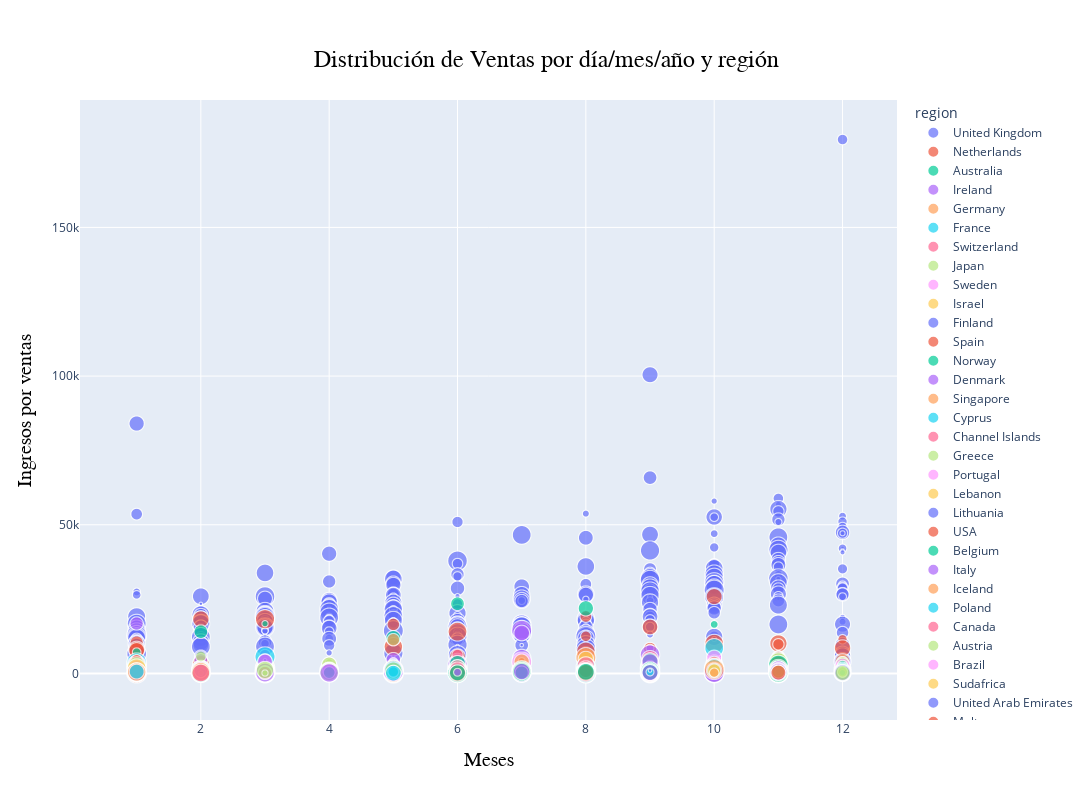

The notebook cell saved with this chart:
### Code cell
#Creamos una visualizacion para ver la distribucion de ventas.
fig = px.scatter(filtered_df_new, x="months", y="total", color="region",
                 size='days', hover_data=['years'],
                 title='Distribucion de Ventas por dia/mes/año y region')

fig.update_layout(
    title={
        'text': 'Distribución de Ventas por día/mes/año y región', 
        'x': 0.5, 
        'xanchor': 'center', 
        'yanchor': 'top', 
        'font': {'size': 24, 'family': 'Arial', 'color': 'black'}
    },
    xaxis_title={
        'text': 'Meses', 
        'font': {'size': 20, 'family': 'Arial', 'color': 'black'}
    },
    yaxis_title={
        'text': 'Ingresos por ventas', 
        'font': {'size': 20, 'family': 'Arial', 'color': 'black'}
    },
    width=1200,
    height=800
)

fig.show()

### Figure 1 — Plotly figure (JSON) as saved in the notebook; plotly's stock layout.template omitted (floating-point values rounded to 4 significant figures; data arrays with more than 128 entries replaced by an {"elided": "..."} marker saying what was removed)
{"data": [{"customdata": {"elided": "305x1 int values"}, "hovertemplate": "region=United Kingdom<br>months=%{x}<br>total=%{y}<br>days=%{marker.size}<br>years=%{customdata[0]}<extra></extra>", "legendgroup": "United Kingdom", "marker": {"color": "#636efa", "size": {"elided": "305 int values"}, "sizemode": "area", "sizeref": 0.0775, "symbol": "circle"}, "mode": "markers", "name": "United Kingdom", "showlegend": true, "type": "scattergl", "x": {"elided": "305 int values"}, "xaxis": "x", "y": {"elided": "305 float values"}, "yaxis": "y"}, {"customdata": [[2020], [2020], [2020], [2020], [2020], [2020], [2020], [2020], [2020], [2020], [2020], [2020], [2020], [2020], [2019], [2020], [2020], [2020], [2020], [2020], [2020], [2020], [2020], [2020], [2020], [2020], [2020], [2020], [2020], [2020], [2020], [2020], [2020], [2020], [2020], [2020], [2020], [2020], [2020], [2020], [2020], [2020], [2020], [2020], [2020], [2020], [2020], [2020], [2020], [2020], [2019], [2020], [2020], [2020], [2020], [2020], [2020], [2020], [2020], [2020], [2020], [2019], [2020]], "hovertemplate": "region=Netherlands<br>months=%{x}<br>total=%{y}<br>days=%{marker.size}<br>years=%{customdata[0]}<extra></extra>", "legendgroup": "Netherlands", "marker": {"color": "#EF553B", "size": [20, 11, 21, 29, 12, 19, 28, 9, 7, 14, 23, 27, 10, 26, 21, 13, 21, 19, 26, 19, 1, 2, 21, 22, 5, 8, 30, 25, 25, 8, 12, 22, 22, 11, 6, 18, 28, 21, 31, 23, 9, 3, 18, 6, 20, 20, 8, 22, 16, 1, 1, 9, 7, 20, 18, 31, 20, 30, 14, 5, 9, 20, 20], "sizemode": "area", "sizeref": 0.0775, "symbol": "circle"}, "mode": "markers", "name": "Netherlands", "showlegend": true, "type": "scattergl", "x": [10, 8, 2, 3, 5, 9, 6, 8, 12, 1, 11, 10, 11, 5, 12, 9, 1, 1, 8, 6, 6, 11, 10, 2, 4, 9, 3, 3, 5, 2, 8, 9, 11, 5, 10, 5, 4, 6, 5, 8, 3, 6, 10, 6, 1, 5, 12, 3, 11, 2, 12, 9, 10, 6, 11, 1, 11, 11, 3, 10, 6, 12, 7], "xaxis": "x", "y": [25830.0, 19150.0, 18280.0, 18250.0, 16480.0, 15620.0, 14030.0, 12500.0, 11480.0, 10390.0, 10080.0, 9995.0, 9793.0, 8981.0, 8521.0, 8281.0, 8060.0, 7722.0, 7428.0, 5683.0, 5423.0, 4487.0, 3221.0, 3212.0, 2284.0, 1947.0, 1807.0, 1414.0, 1392, 1156.0, 825.6, 814.6, 719.6, 716.4, 691.5, 672.4, 602.4, 592.7, 438.0, 424.8, 414.8, 404.8, 403.9, 397.6, 305.3, 264.7, 250.6, 220.7, 217.5, 184.4, 177.6, 171.6, 156.9, 154.7, 136, 119.5, 104.2, 104, 102.9, 76.85, 69, 55.96, 11.02], "yaxis": "y"}, {"customdata": [[2020], [2020], [2020], [2020], [2020], [2020], [2020], [2020], [2020], [2020], [2020], [2020], [2020], [2020], [2020], [2020], [2020], [2020], [2020], [2020], [2020], [2020], [2020], [2020], [2020], [2020], [2020], [2019], [2020], [2020], [2020], [2019], [2020], [2020], [2020], [2019], [2020], [2020], [2020], [2020], [2020], [2020], [2020]], "hovertemplate": "region=Australia<br>months=%{x}<br>total=%{y}<br>days=%{marker.size}<br>years=%{customdata[0]}<extra></extra>", "legendgroup": "Australia", "marker": {"color": "#00cc96", "size": [15, 18, 3, 5, 15, 17, 6, 15, 1, 13, 30, 14, 25, 20, 6, 28, 19, 2, 12, 4, 16, 24, 12, 23, 11, 17, 8, 17, 27, 28, 3, 1, 24, 24, 7, 8, 19, 9, 14, 5, 26, 20, 10], "sizemode": "area", "sizeref": 0.0775, "symbol": "circle"}, "mode": "markers", "name": "Australia", "showlegend": true, "type": "scattergl", "x": [6, 8, 3, 10, 2, 5, 1, 11, 9, 7, 6, 7, 9, 5, 10, 9, 7, 11, 8, 11, 9, 7, 5, 5, 1, 1, 4, 12, 2, 1, 11, 12, 11, 3, 2, 12, 1, 3, 1, 9, 7, 1, 1], "xaxis": "x", "y": [23430.0, 21880.0, 16730.0, 16470.0, 14020.0, 11920.0, 7154.0, 5355.0, 2942.0, 2796.0, 1761.0, 902.1, 825.9, 766.4, 678.8, 671.5, 641.7, 624.2, 608.8, 601.4, 519.9, 505.5, 475.2, 472.1, 462.5, 431.3, 421.6, 415.7, 412.6, 384.7, 375.2, 358.2, 286.4, 286.2, 259.9, 258.9, 238.5, 210.9, 177.0, 147.7, 118.8, 87.75, 81.6], "yaxis": "y"}, {"customdata": {"elided": "153x1 int values"}, "hovertemplate": "region=Ireland<br>months=%{x}<br>total=%{y}<br>days=%{marker.size}<br>years=%{customdata[0]}<extra></extra>", "legendgroup": "Ireland", "marker": {"color": "#ab63fa", "size": {"elided": "153 int values"}, "sizemode": "area", "sizeref": 0.0775, "symbol": "circle"}, "mode": "markers", "name": "Ireland", "showlegend": true, "type": "scattergl", "x": {"elided": "153 int values"}, "xaxis": "x", "y": {"elided": "153 float values"}, "yaxis": "y"}, {"customdata": {"elided": "200x1 int values"}, "hovertemplate": "region=Germany<br>months=%{x}<br>total=%{y}<br>days=%{marker.size}<br>years=%{customdata[0]}<extra></extra>", "legendgroup": "Germany", "marker": {"color": "#FFA15A", "size": {"elided": "200 int values"}, "sizemode": "area", "sizeref": 0.0775, "symbol": "circle"}, "mode": "markers", "name": "Germany", "showlegend": true, "type": "scattergl", "x": {"elided": "200 int values"}, "xaxis": "x", "y": {"elided": "200 float values"}, "yaxis": "y"}, {"customdata": {"elided": "203x1 int values"}, "hovertemplate": "region=France<br>months=%{x}<br>total=%{y}<br>days=%{marker.size}<br>years=%{customdata[0]}<extra></extra>", "legendgroup": "France", "marker": {"color": "#19d3f3", "size": {"elided": "203 int values"}, "sizemode": "area", "sizeref": 0.0775, "symbol": "circle"}, "mode": "markers", "name": "France", "showlegend": true, "type": "scattergl", "x": {"elided": "203 int values"}, "xaxis": "x", "y": {"elided": "203 float values"}, "yaxis": "y"}, {"customdata": [[2020], [2020], [2020], [2020], [2020], [2020], [2020], [2020], [2020], [2020], [2020], [2020], [2019], [2020], [2020], [2020], [2020], [2020], [2020], [2020], [2020], [2020], [2020], [2020], [2020], [2020], [2020], [2020], [2020], [2020], [2020], [2020], [2020], [2020], [2020], [2020], [2020], [2019], [2020], [2020], [2020], [2020], [2020], [2020], [2020]], "hovertemplate": "region=Switzerland<br>months=%{x}<br>total=%{y}<br>days=%{marker.size}<br>years=%{customdata[0]}<extra></extra>", "legendgroup": "Switzerland", "marker": {"color": "#FF6692", "size": [6, 10, 22, 2, 19, 5, 5, 11, 28, 25, 24, 31, 20, 18, 21, 30, 26, 31, 14, 19, 25, 8, 12, 26, 14, 26, 28, 4, 8, 25, 29, 28, 1, 9, 23, 9, 24, 3, 29, 10, 11, 20, 15, 25, 21], "sizemode": "area", "sizeref": 0.0775, "symbol": "circle"}, "mode": "markers", "name": "Switzerland", "showlegend": true, "type": "scattergl", "x": [11, 6, 9, 8, 1, 10, 5, 10, 9, 10, 2, 7, 12, 11, 4, 3, 10, 5, 9, 8, 7, 7, 10, 7, 4, 6, 1, 2, 6, 3, 9, 2, 7, 3, 11, 5, 6, 12, 11, 8, 11, 4, 4, 2, 9], "xaxis": "x", "y": [6208.0, 6207.0, 4861.0, 4009.0, 3485.0, 2540.0, 2388.0, 1528.0, 1491.0, 1436.0, 1340.0, 1045.0, 1002.0, 925.6, 849.7, 780.2, 755.6, 746.4, 743.3, 668.6, 656, 626.9, 596.4, 593.7, 549.2, 547.0, 546.6, 533.3, 492.7, 450.8, 425.5, 361.9, 360.8, 359.3, 348.6, 315.3, 297.4, 223.4, 222.5, 212.7, 212.6, 179, 179, 139.3, 4.95], "yaxis": "y"}, {"customdata": [[2020], [2020], [2019], [2020], [2020], [2020], [2019], [2020], [2020], [2020], [2020], [2019], [2020], [2020], [2020], [2020], [2020], [2020]], "hovertemplate": "region=Japan<br>months=%{x}<br>total=%{y}<br>days=%{marker.size}<br>years=%{customdata[0]}<extra></extra>", "legendgroup": "Japan", "marker": {"color": "#B6E880", "size": [9, 17, 9, 27, 29, 5, 12, 18, 26, 22, 13, 5, 24, 14, 4, 4, 7, 2], "sizemode": "area", "sizeref": 0.0775, "symbol": "circle"}, "mode": "markers", "name": "Japan", "showlegend": true, "type": "scattergl", "x": [2, 11, 12, 7, 11, 4, 12, 4, 10, 6, 5, 12, 7, 9, 2, 3, 3, 3], "xaxis": "x", "y": [5735.0, 4808.0, 3794.0, 3680.0, 3652.0, 3599.0, 3591.0, 2949.0, 1948.0, 1607.0, 1351.0, 320.1, 174, 112.1, 45.57, 17.55, 16.05, 15.3], "yaxis": "y"}, {"customdata": [[2020], [2020], [2020], [2020], [2020], [2020], [2019], [2020], [2020], [2019], [2020], [2020], [2020], [2020], [2020], [2020], [2020], [2020], [2020], [2020], [2020], [2020], [2020], [2020], [2020], [2020], [2020], [2020], [2020], [2020], [2020], [2020], [2020]], "hovertemplate": "region=Sweden<br>months=%{x}<br>total=%{y}<br>days=%{marker.size}<br>years=%{customdata[0]}<extra></extra>", "legendgroup": "Sweden", "marker": {"color": "#FF97FF", "size": [17, 14, 13, 31, 28, 6, 17, 12, 14, 14, 4, 6, 1, 30, 15, 4, 23, 2, 9, 27, 25, 22, 5, 11, 24, 16, 15, 8, 10, 30, 2, 18, 11], "sizemode": "area", "sizeref": 0.0775, "symbol": "circle"}, "mode": "markers", "name": "Sweden", "showlegend": true, "type": "scattergl", "x": [10, 3, 9, 7, 1, 7, 12, 5, 11, 12, 8, 11, 2, 10, 4, 1, 6, 9, 6, 4, 8, 11, 12, 11, 3, 8, 11, 8, 3, 9, 6, 5, 5], "xaxis": "x", "y": [5297.0, 4400.0, 4114.0, 3867.0, 2939.0, 2825.0, 2646.0, 2558.0, 1238.0, 1188, 612, 511.7, 469.5, 374.2, 366.1, 347.6, 310.5, 291.4, 283.9, 283, 273.9, 246.7, 238, 183.7, 157.9, 145.9, 141.7, 129.1, 122.4, 111.7, 81.55, 75.6, 8.5], "yaxis": "y"}, {"customdata": [[2020], [2020], [2020], [2020]], "hovertemplate": "region=Israel<br>months=%{x}<br>total=%{y}<br>days=%{marker.size}<br>years=%{customdata[0]}<extra></extra>", "legendgroup": "Israel", "marker": {"color": "#FECB52", "size": [18, 14, 16, 4], "sizemode": "area", "sizeref": 0.0775, "symbol": "circle"}, "mode": "markers", "name": "Israel", "showlegend": true, "type": "scattergl", "x": [8, 7, 2, 10], "xaxis": "x", "y": [4874.0, 1431.0, 779.1, 138.0], "yaxis": "y"}, {"customdata": [[2020], [2020], [2020], [2020], [2020], [2019], [2020], [2020], [2020], [2020], [2020], [2020], [2020], [2020], [2020], [2020], [2020], [2020], [2020], [2020], [2020], [2020], [2020], [2020], [2020], [2020], [2020], [2020], [2020], [2020], [2020], [2020], [2020], [2020], [2020]], "hovertemplate": "region=Finland<br>months=%{x}<br>total=%{y}<br>days=%{marker.size}<br>years=%{customdata[0]}<extra></extra>", "legendgroup": "Finland", "marker": {"color": "#636efa", "size": [1, 14, 4, 1, 12, 16, 21, 27, 21, 19, 11, 13, 5, 30, 26, 14, 5, 23, 20, 4, 13, 23, 25, 4, 2, 11, 2, 25, 29, 15, 31, 22, 24, 30, 17], "sizemode": "area", "sizeref": 0.0775, "symbol": "circle"}, "mode": "markers", "name": "Finland", "showlegend": true, "type": "scattergl", "x": [3, 7, 11, 12, 10, 12, 4, 10, 1, 7, 8, 10, 7, 11, 8, 11, 4, 6, 3, 8, 9, 11, 9, 10, 12, 4, 9, 1, 11, 4, 10, 9, 2, 3, 11], "xaxis": "x", "y": [4418.0, 1390.0, 1067.0, 810, 758.9, 652.8, 602, 581.8, 581.6, 573.9, 485.1, 480.5, 472.4, 449.1, 330.6, 328.3, 327, 289.6, 289.2, 280.8, 279.6, 270, 270, 270, 262.8, 253.7, 190.3, 187.4, 187.2, 186.2, 174.9, 165.6, 165.2, 158.4, 154.3], "yaxis": "y"}, {"customdata": [[2020], [2020], [2020], [2020], [2020], [2020], [2020], [2020], [2020], [2020], [2020], [2020], [2020], [2020], [2020], [2020], [2020], [2020], [2020], [2020], [2020], [2020], [2020], [2020], [2020], [2019], [2020], [2020], [2020], [2020], [2020], [2019], [2020], [2020], [2020], [2020], [2020], [2020], [2020], [2020], [2020], [2020], [2020], [2020], [2020], [2020], [2020], [2020], [2020], [2020], [2020], [2020], [2020], [2020], [2020], [2020], [2020], [2020], [2020], [2020], [2020], [2020], [2020], [2019], [2020], [2019], [2020], [2020], [2020], [2020], [2020], [2020], [2020], [2020], [2020]], "hovertemplate": "region=Spain<br>months=%{x}<br>total=%{y}<br>days=%{marker.size}<br>years=%{customdata[0]}<extra></extra>", "legendgroup": "Spain", "marker": {"color": "#EF553B", "size": [11, 4, 14, 23, 30, 27, 10, 28, 25, 4, 17, 31, 22, 21, 7, 16, 20, 16, 18, 23, 24, 5, 19, 21, 28, 13, 4, 10, 9, 4, 28, 3, 18, 9, 25, 3, 8, 19, 24, 4, 6, 7, 8, 7, 26, 14, 28, 24, 21, 3, 11, 6, 20, 25, 27, 1, 3, 19, 20, 11, 6, 16, 17, 9, 29, 17, 24, 7, 6, 31, 24, 19, 26, 26, 21], "sizemode": "area", "sizeref": 0.0775, "symbol": "circle"}, "mode": "markers", "name": "Spain", "showlegend": true, "type": "scattergl", "x": [1, 7, 10, 11, 10, 1, 1, 8, 7, 5, 11, 5, 3, 4, 1, 3, 11, 6, 10, 9, 3, 9, 9, 9, 3, 12, 11, 11, 6, 8, 7, 12, 1, 2, 3, 2, 11, 6, 8, 3, 5, 7, 9, 10, 10, 2, 4, 10, 11, 11, 7, 6, 10, 9, 9, 2, 6, 10, 7, 4, 7, 8, 8, 12, 11, 12, 11, 12, 12, 8, 1, 1, 6, 5, 8], "xaxis": "x", "y": [4396.0, 4146.0, 3528.0, 2990, 1896.0, 1716.0, 1716.0, 1246.0, 1190.0, 1156.0, 1128.0, 1110.0, 1086.0, 1079.0, 1027.0, 995.0, 982.2, 942.0, 935.5, 925.7, 916.8, 896.4, 859.6, 824.8, 817.5, 741.0, 738.6, 725.0, 688.7, 671.4, 643.9, 620, 597.0, 594.1, 544.1, 505.2, 489.7, 481.0, 453.3, 415.8, 410.6, 407.4, 404.0, 366.8, 365.4, 362.2, 352.3, 345.3, 343.5, 316.7, 312.9, 302.0, 290.8, 288.2, 262.5, 261.0, 236.4, 236.3, 217.5, 213.9, 202.5, 200.2, 175.8, 174.7, 170.7, 168, 150.5, 144.2, 144.1, 138.4, 129.4, 112.9, 67.2, 20.4, 13.25], "yaxis": "y"}, {"customdata": [[2020], [2020], [2020], [2020], [2020], [2019], [2020], [2019], [2020], [2020], [2020], [2020], [2020], [2020], [2020], [2020], [2020], [2020], [2020], [2020], [2020], [2020], [2020], [2020], [2020], [2020], [2020], [2020]], "hovertemplate": "region=Norway<br>months=%{x}<br>total=%{y}<br>days=%{marker.size}<br>years=%{customdata[0]}<extra></extra>", "legendgroup": "Norway", "marker": {"color": "#00cc96", "size": [19, 20, 30, 9, 9, 1, 21, 8, 27, 25, 28, 12, 22, 18, 12, 15, 10, 1, 6, 16, 2, 20, 3, 28, 17, 22, 5, 1], "sizemode": "area", "sizeref": 0.0775, "symbol": "circle"}, "mode": "markers", "name": "Norway", "showlegend": true, "type": "scattergl", "x": [9, 6, 11, 12, 9, 12, 6, 12, 10, 11, 10, 8, 7, 11, 10, 9, 8, 9, 11, 2, 2, 9, 11, 9, 3, 3, 12, 3], "xaxis": "x", "y": [4367.0, 3317.0, 2843.0, 2639.0, 2608.0, 1919.0, 1870.0, 1868.0, 1715.0, 1697.0, 1043.0, 1029.0, 770.1, 696.6, 559.0, 482.5, 477.1, 429.0, 339.1, 296.5, 294.4, 286.2, 231.7, 226.2, 120.3, 120.3, 107.0, 104.3], "yaxis": "y"}, {"customdata": [[2020], [2020], [2020], [2020], [2019], [2020], [2020], [2020], [2020], [2020], [2020], [2020], [2020], [2020], [2020], [2020], [2020], [2020]], "hovertemplate": "region=Denmark<br>months=%{x}<br>total=%{y}<br>days=%{marker.size}<br>years=%{customdata[0]}<extra></extra>", "legendgroup": "Denmark", "marker": {"color": "#ab63fa", "size": [17, 21, 17, 9, 9, 20, 30, 7, 11, 23, 21, 16, 25, 29, 26, 10, 11, 5], "sizemode": "area", "sizeref": 0.0775, "symbol": "circle"}, "mode": "markers", "name": "Denmark", "showlegend": true, "type": "scattergl", "x": [3, 9, 11, 6, 12, 6, 11, 10, 5, 6, 10, 2, 7, 9, 9, 8, 10, 12], "xaxis": "x", "y": [3979.0, 3851.0, 1794.0, 1621.0, 1138.0, 963.4, 905.5, 729.4, 479.7, 478.5, 391.7, 363.2, 358.2, 353.1, 306.1, 195.2, 153.7, 150.9], "yaxis": "y"}, {"customdata": [[2020], [2020], [2020], [2020]], "hovertemplate": "region=Singapore<br>months=%{x}<br>total=%{y}<br>days=%{marker.size}<br>years=%{customdata[0]}<extra></extra>", "legendgroup": "Singapore", "marker": {"color": "#FFA15A", "size": [18, 5, 25, 14], "sizemode": "area", "sizeref": 0.0775, "symbol": "circle"}, "mode": "markers", "name": "Singapore", "showlegend": true, "type": "scattergl", "x": [7, 4, 1, 10], "xaxis": "x", "y": [3949.0, 2119.0, 2053.0, 999.3], "yaxis": "y"}, {"customdata": [[2020], [2020], [2020], [2019], [2020], [2020], [2020], [2020], [2020], [2020], [2020], [2020], [2020]], "hovertemplate": "region=Cyprus<br>months=%{x}<br>total=%{y}<br>days=%{marker.size}<br>years=%{customdata[0]}<extra></extra>", "legendgroup": "Cyprus", "marker": {"color": "#19d3f3", "size": [13, 7, 16, 14, 3, 10, 19, 7, 12, 18, 21, 4, 19], "sizemode": "area", "sizeref": 0.0775, "symbol": "circle"}, "mode": "markers", "name": "Cyprus", "showlegend": true, "type": "scattergl", "x": [10, 2, 2, 12, 6, 3, 10, 10, 1, 11, 2, 10, 9], "xaxis": "x", "y": [2877.0, 1994.0, 1684.0, 1591.0, 1109.0, 938.4, 739.3, 600.4, 547.5, 460.9, 320.7, 196.3, 196.3], "yaxis": "y"}, {"customdata": [[2020], [2020], [2020], [2020], [2020], [2020], [2020], [2020], [2020], [2020], [2020], [2020], [2020], [2020], [2019], [2020], [2020], [2020], [2020]], "hovertemplate": "region=Channel Islands<br>months=%{x}<br>total=%{y}<br>days=%{marker.size}<br>years=%{customdata[0]}<extra></extra>", "legendgroup": "Channel Islands", "marker": {"color": "#FF6692", "size": [23, 17, 15, 5, 9, 21, 6, 10, 19, 19, 14, 2, 1, 27, 9, 13, 26, 17, 5], "sizemode": "area", "sizeref": 0.0775, "symbol": "circle"}, "mode": "markers", "name": "Channel Islands", "showlegend": true, "type": "scattergl", "x": [8, 6, 2, 10, 3, 8, 11, 3, 9, 5, 10, 3, 8, 1, 12, 4, 9, 11, 12], "xaxis": "x", "y": [2705.0, 2060.0, 1785.0, 1761, 1576.0, 1432, 1303.0, 1104.0, 1062.0, 914.2, 862.3, 828.8, 759.6, 675.6, 363.5, 293, 261.6, 211.6, 198.4], "yaxis": "y"}, {"customdata": [[2020], [2020], [2020], [2020], [2020]], "hovertemplate": "region=Greece<br>months=%{x}<br>total=%{y}<br>days=%{marker.size}<br>years=%{customdata[0]}<extra></extra>", "legendgroup": "Greece", "marker": {"color": "#B6E880", "size": [24, 6, 8, 4, 11], "sizemode": "area", "sizeref": 0.0775, "symbol": "circle"}, "mode": "markers", "name": "Greece", "showlegend": true, "type": "scattergl", "x": [1, 12, 4, 3, 7], "xaxis": "x", "y": [2661.0, 546.0, 509.7, 387.3, 321.2], "yaxis": "y"}, {"customdata": [[2020], [2020], [2020], [2020], [2020], [2020], [2020], [2020], [2019], [2020], [2020], [2020], [2020], [2020], [2020], [2020], [2020], [2020], [2020], [2020], [2020], [2020], [2020], [2019], [2020], [2020], [2020], [2020], [2020], [2020], [2020], [2019], [2020], [2020], [2019], [2020], [2020], [2020], [2020], [2020], [2020], [2019], [2019], [2020]], "hovertemplate": "region=Portugal<br>months=%{x}<br>total=%{y}<br>days=%{marker.size}<br>years=%{customdata[0]}<extra></extra>", "legendgroup": "Portugal", "marker": {"color": "#FF97FF", "size": [18, 6, 8, 13, 13, 2, 15, 13, 8, 9, 20, 21, 24, 22, 11, 6, 12, 26, 17, 14, 8, 14, 15, 17, 31, 28, 21, 2, 11, 7, 25, 10, 23, 7, 9, 5, 28, 3, 7, 8, 19, 3, 6, 17], "sizemode": "area", "sizeref": 0.0775, "symbol": "circle"}, "mode": "markers", "name": "Portugal", "showlegend": true, "type": "scattergl", "x": [1, 10, 3, 7, 10, 12, 8, 4, 12, 1, 7, 2, 11, 9, 10, 12, 5, 1, 10, 10, 4, 11, 6, 12, 3, 3, 11, 9, 11, 12, 9, 12, 3, 6, 12, 12, 2, 11, 11, 6, 10, 12, 12, 11], "xaxis": "x", "y": [1948.0, 1728.0, 1570.0, 1340.0, 1319.0, 1297.0, 1221.0, 1206.0, 981.3, 960.2, 835.6, 805.6, 803.1, 777.2, 752.5, 606.4, 602.8, 571.9, 543.4, 530.0, 481.5, 455.1, 405.3, 379.5, 359.5, 344.5, 318.5, 317, 305.3, 288.6, 283.0, 255.9, 246.6, 243.2, 226.0, 224.2, 212.2, 202.3, 194.3, 152.0, 149.8, 103.8, 101.4, 58.35], "yaxis": "y"}, {"customdata": [[2020]], "hovertemplate": "region=Lebanon<br>months=%{x}<br>total=%{y}<br>days=%{marker.size}<br>years=%{customdata[0]}<extra></extra>", "legendgroup": "Lebanon", "marker": {"color": "#FECB52", "size": [27], "sizemode": "area", "sizeref": 0.0775, "symbol": "circle"}, "mode": "markers", "name": "Lebanon", "showlegend": true, "type": "scattergl", "x": [1], "xaxis": "x", "y": [1694.0], "yaxis": "y"}, {"customdata": [[2019], [2019]], "hovertemplate": "region=Lithuania<br>months=%{x}<br>total=%{y}<br>days=%{marker.size}<br>years=%{customdata[0]}<extra></extra>", "legendgroup": "Lithuania", "marker": {"color": "#636efa", "size": [5, 8], "sizemode": "area", "sizeref": 0.0775, "symbol": "circle"}, "mode": "markers", "name": "Lithuania", "showlegend": true, "type": "scattergl", "x": [12, 12], "xaxis": "x", "y": [1598.0, 63], "yaxis": "y"}, {"customdata": [[2020], [2020], [2020], [2020], [2020]], "hovertemplate": "region=USA<br>months=%{x}<br>total=%{y}<br>days=%{marker.size}<br>years=%{customdata[0]}<extra></extra>", "legendgroup": "USA", "marker": {"color": "#EF553B", "size": [10, 21, 5, 19, 2], "sizemode": "area", "sizeref": 0.0775, "symbol": "circle"}, "mode": "markers", "name": "USA", "showlegend": true, "type": "scattergl", "x": [10, 10, 12, 4, 12], "xaxis": "x", "y": [1580.0, 731.7, 615.3, 383.9, 270.0], "yaxis": "y"}, {"customdata": [[2020], [2020], [2020], [2020], [2020], [2020], [2020], [2020], [2020], [2020], [2020], [2020], [2020], [2020], [2020], [2020], [2020], [2020], [2020], [2020], [2020], [2020], [2020], [2019], [2020], [2019], [2020], [2020], [2020], [2020], [2020], [2020], [2020], [2020], [2020], [2020], [2020], [2020], [2020], [2020], [2020], [2020], [2020], [2020], [2020], [2020], [2020], [2019], [2020], [2020], [2020], [2020], [2020], [2020], [2020], [2020], [2020], [2020], [2020], [2020], [2020], [2020], [2020], [2020], [2020], [2020], [2020], [2019], [2020], [2020], [2020], [2020], [2020], [2020], [2020], [2020], [2020], [2020], [2020], [2020], [2020], [2020], [2020]], "hovertemplate": "region=Belgium<br>months=%{x}<br>total=%{y}<br>days=%{marker.size}<br>years=%{customdata[0]}<extra></extra>", "legendgroup": "Belgium", "marker": {"color": "#00cc96", "size": [4, 13, 17, 5, 27, 17, 9, 18, 17, 6, 28, 24, 26, 19, 2, 7, 27, 25, 22, 6, 12, 2, 7, 22, 23, 17, 21, 1, 8, 23, 10, 28, 28, 10, 11, 31, 22, 23, 14, 3, 19, 6, 11, 17, 21, 4, 12, 3, 10, 4, 2, 25, 14, 7, 22, 30, 21, 17, 18, 20, 7, 29, 11, 20, 20, 12, 9, 21, 21, 25, 3, 12, 28, 31, 30, 5, 15, 28, 9, 1, 8, 9, 13], "sizemode": "area", "sizeref": 0.0775, "symbol": "circle"}, "mode": "markers", "name": "Belgium", "showlegend": true, "type": "scattergl", "x": [11, 10, 11, 6, 7, 2, 9, 11, 6, 12, 9, 3, 10, 8, 8, 11, 5, 8, 9, 7, 1, 9, 6, 12, 3, 12, 9, 3, 11, 5, 5, 4, 10, 4, 8, 10, 6, 6, 10, 3, 9, 5, 10, 10, 3, 10, 4, 12, 10, 8, 12, 1, 3, 7, 11, 10, 10, 5, 4, 11, 4, 11, 2, 3, 1, 8, 12, 12, 2, 2, 2, 5, 7, 8, 6, 5, 4, 2, 6, 6, 6, 2, 7], "xaxis": "x", "y": [1523.0, 1387.0, 1336.0, 1161.0, 1110.0, 999.2, 922.7, 896.4, 896.0, 799.8, 770.0, 762.6, 727.0, 714.9, 688.0, 679.5, 666.4, 662.8, 636.8, 629.1, 591.2, 582.3, 562.6, 555.7, 554.5, 541.2, 504.8, 499.1, 455.6, 454.8, 450.9, 450.2, 439.2, 431.5, 424.2, 417.9, 414.8, 410.9, 396.9, 365, 362.4, 351.1, 325.8, 323.0, 317.4, 316.7, 314.6, 310.1, 302.7, 301.6, 295.3, 293.4, 285.1, 273.8, 271.2, 269.1, 264.8, 261.4, 239.7, 235.8, 225.4, 221.9, 216.5, 211.3, 195.6, 194.6, 193.6, 192.9, 177.3, 174.9, 168.9, 166.8, 162.3, 154.0, 148.9, 135.0, 127.2, 119.9, 115.1, 69.92, 69.45, 69.3, 30.6], "yaxis": "y"}, {"customdata": [[2020], [2020], [2020], [2020], [2020], [2020], [2020], [2020], [2020], [2020], [2020], [2020], [2020], [2020], [2019], [2020], [2020], [2020], [2020], [2020], [2020], [2020], [2019], [2020], [2020], [2020], [2020], [2020], [2020], [2020], [2020], [2020], [2020]], "hovertemplate": "region=Italy<br>months=%{x}<br>total=%{y}<br>days=%{marker.size}<br>years=%{customdata[0]}<extra></extra>", "legendgroup": "Italy", "marker": {"color": "#ab63fa", "size": [21, 13, 18, 18, 17, 5, 24, 10, 22, 31, 7, 25, 23, 4, 3, 26, 30, 13, 31, 21, 20, 28, 21, 25, 19, 18, 17, 6, 7, 26, 2, 9, 4], "sizemode": "area", "sizeref": 0.0775, "symbol": "circle"}, "mode": "markers", "name": "Italy", "showlegend": true, "type": "scattergl", "x": [11, 1, 10, 11, 3, 8, 10, 8, 11, 5, 4, 10, 11, 3, 12, 1, 10, 10, 10, 1, 9, 3, 12, 8, 4, 2, 11, 12, 6, 7, 11, 6, 8], "xaxis": "x", "y": [1458.0, 1413.0, 1193.0, 1127.0, 1018.0, 834.8, 722.4, 722.0, 611.2, 587.5, 482.8, 435.1, 385.1, 379.6, 371.8, 368.9, 343, 318.1, 317.8, 285, 279.8, 279.5, 278.7, 269.5, 255.0, 228, 208.2, 200.5, 159.1, 147.1, 85.92, 42.96, 12.75], "yaxis": "y"}, {"customdata": [[2020], [2019], [2020], [2020], [2020], [2020], [2020]], "hovertemplate": "region=Iceland<br>months=%{x}<br>total=%{y}<br>days=%{marker.size}<br>years=%{customdata[0]}<extra></extra>", "legendgroup": "Iceland", "marker": {"color": "#FFA15A", "size": [31, 7, 7, 2, 26, 9, 7], "sizemode": "area", "sizeref": 0.0775, "symbol": "circle"}, "mode": "markers", "name": "Iceland", "showlegend": true, "type": "scattergl", "x": [10, 12, 4, 8, 1, 6, 12], "xaxis": "x", "y": [1294.0, 711.8, 636.2, 584.9, 475.4, 382.5, 224.8], "yaxis": "y"}, {"customdata": [[2020], [2020], [2020], [2020], [2020], [2020], [2020], [2020], [2020], [2020], [2020], [2019], [2020], [2020], [2020], [2020], [2020]], "hovertemplate": "region=Poland<br>months=%{x}<br>total=%{y}<br>days=%{marker.size}<br>years=%{customdata[0]}<extra></extra>", "legendgroup": "Poland", "marker": {"color": "#19d3f3", "size": [25, 2, 5, 17, 5, 4, 15, 4, 15, 3, 8, 3, 13, 16, 5, 30, 3], "sizemode": "area", "sizeref": 0.0775, "symbol": "circle"}, "mode": "markers", "name": "Poland", "showlegend": true, "type": "scattergl", "x": [5, 11, 4, 1, 9, 11, 7, 2, 3, 8, 2, 12, 7, 6, 5, 8, 6], "xaxis": "x", "y": [1248.0, 982.0, 705.8, 613.2, 489.2, 379.3, 368.1, 337.2, 317.8, 275.9, 266.9, 248.2, 239.2, 238.7, 154.8, 85.92, 25], "yaxis": "y"}, {"customdata": [[2020], [2020], [2020], [2020], [2020]], "hovertemplate": "region=Canada<br>months=%{x}<br>total=%{y}<br>days=%{marker.size}<br>years=%{customdata[0]}<extra></extra>", "legendgroup": "Canada", "marker": {"color": "#FF6692", "size": [11, 20, 4, 14, 25], "sizemode": "area", "sizeref": 0.0775, "symbol": "circle"}, "mode": "markers", "name": "Canada", "showlegend": true, "type": "scattergl", "x": [7, 6, 5, 3, 8], "xaxis": "x", "y": [1218.0, 1171.0, 534.2, 140.5, 51.56], "yaxis": "y"}, {"customdata": [[2020], [2020], [2020], [2020], [2020], [2020], [2020], [2020], [2020], [2020], [2020], [2020], [2019], [2020], [2020], [2020]], "hovertemplate": "region=Austria<br>months=%{x}<br>total=%{y}<br>days=%{marker.size}<br>years=%{customdata[0]}<extra></extra>", "legendgroup": "Austria", "marker": {"color": "#B6E880", "size": [23, 8, 18, 23, 28, 14, 13, 26, 8, 19, 12, 1, 17, 3, 6, 2], "sizemode": "area", "sizeref": 0.0775, "symbol": "circle"}, "mode": "markers", "name": "Austria", "showlegend": true, "type": "scattergl", "x": [3, 8, 10, 5, 7, 11, 11, 4, 12, 8, 7, 2, 12, 3, 5, 2], "xaxis": "x", "y": [1182.0, 981.4, 923.8, 923.6, 707.1, 622.9, 586.9, 584.8, 523.2, 454.7, 404.9, 324.6, 157.2, 126.0, 125.8, 113.8], "yaxis": "y"}, {"customdata": [[2020]], "hovertemplate": "region=Brazil<br>months=%{x}<br>total=%{y}<br>days=%{marker.size}<br>years=%{customdata[0]}<extra></extra>", "legendgroup": "Brazil", "marker": {"color": "#FF97FF", "size": [15], "sizemode": "area", "sizeref": 0.0775, "symbol": "circle"}, "mode": "markers", "name": "Brazil", "showlegend": true, "type": "scattergl", "x": [4], "xaxis": "x", "y": [1144.0], "yaxis": "y"}, {"customdata": [[2020]], "hovertemplate": "region=Sudafrica<br>months=%{x}<br>total=%{y}<br>days=%{marker.size}<br>years=%{customdata[0]}<extra></extra>", "legendgroup": "Sudafrica", "marker": {"color": "#FECB52", "size": [13], "sizemode": "area", "sizeref": 0.0775, "symbol": "circle"}, "mode": "markers", "name": "Sudafrica", "showlegend": true, "type": "scattergl", "x": [10], "xaxis": "x", "y": [1002.0], "yaxis": "y"}, {"customdata": [[2020], [2020]], "hovertemplate": "region=United Arab Emirates<br>months=%{x}<br>total=%{y}<br>days=%{marker.size}<br>years=%{customdata[0]}<extra></extra>", "legendgroup": "United Arab Emirates", "marker": {"color": "#636efa", "size": [1, 14], "sizemode": "area", "sizeref": 0.0775, "symbol": "circle"}, "mode": "markers", "name": "United Arab Emirates", "showlegend": true, "type": "scattergl", "x": [9, 2], "xaxis": "x", "y": [975.5, 889.2], "yaxis": "y"}, {"customdata": [[2020], [2020], [2020], [2020], [2020]], "hovertemplate": "region=Malta<br>months=%{x}<br>total=%{y}<br>days=%{marker.size}<br>years=%{customdata[0]}<extra></extra>", "legendgroup": "Malta", "marker": {"color": "#EF553B", "size": [15, 8, 17, 22, 22], "sizemode": "area", "sizeref": 0.0775, "symbol": "circle"}, "mode": "markers", "name": "Malta", "showlegend": true, "type": "scattergl", "x": [8, 6, 11, 8, 6], "xaxis": "x", "y": [905.5, 673.2, 288.4, 173.5, 30], "yaxis": "y"}, {"customdata": [[2020], [2020], [2020], [2020], [2020], [2020]], "hovertemplate": "region=Unspecified<br>months=%{x}<br>total=%{y}<br>days=%{marker.size}<br>years=%{customdata[0]}<extra></extra>", "legendgroup": "Unspecified", "marker": {"color": "#00cc96", "size": [10, 28, 22, 11, 14, 20], "sizemode": "area", "sizeref": 0.0775, "symbol": "circle"}, "mode": "markers", "name": "Unspecified", "showlegend": true, "type": "scattergl", "x": [5, 7, 8, 4, 7, 6], "xaxis": "x", "y": [852.7, 546.4, 531.0, 299.1, 252.1, 185.8], "yaxis": "y"}, {"customdata": [[2020], [2020], [2020]], "hovertemplate": "region=European Community<br>months=%{x}<br>total=%{y}<br>days=%{marker.size}<br>years=%{customdata[0]}<extra></extra>", "legendgroup": "European Community", "marker": {"color": "#ab63fa", "size": [21, 5, 26], "sizemode": "area", "sizeref": 0.0775, "symbol": "circle"}, "mode": "markers", "name": "European Community", "showlegend": true, "type": "scattergl", "x": [7, 6, 4], "xaxis": "x", "y": [616.8, 387.1, 155.4], "yaxis": "y"}, {"customdata": [[2020], [2020]], "hovertemplate": "region=Czech Republic<br>months=%{x}<br>total=%{y}<br>days=%{marker.size}<br>years=%{customdata[0]}<extra></extra>", "legendgroup": "Czech Republic", "marker": {"color": "#FFA15A", "size": [28, 7], "sizemode": "area", "sizeref": 0.0775, "symbol": "circle"}, "mode": "markers", "name": "Czech Republic", "showlegend": true, "type": "scattergl", "x": [2, 10], "xaxis": "x", "y": [549.3, 237.5], "yaxis": "y"}, {"customdata": [[2020], [2020]], "hovertemplate": "region=Bahrain<br>months=%{x}<br>total=%{y}<br>days=%{marker.size}<br>years=%{customdata[0]}<extra></extra>", "legendgroup": "Bahrain", "marker": {"color": "#19d3f3", "size": [9, 19], "sizemode": "area", "sizeref": 0.0775, "symbol": "circle"}, "mode": "markers", "name": "Bahrain", "showlegend": true, "type": "scattergl", "x": [5, 5], "xaxis": "x", "y": [459.4, 89], "yaxis": "y"}, {"customdata": [[2020]], "hovertemplate": "region=Saudi Arabia<br>months=%{x}<br>total=%{y}<br>days=%{marker.size}<br>years=%{customdata[0]}<extra></extra>", "legendgroup": "Saudi Arabia", "marker": {"color": "#FF6692", "size": [24], "sizemode": "area", "sizeref": 0.0775, "symbol": "circle"}, "mode": "markers", "name": "Saudi Arabia", "showlegend": true, "type": "scattergl", "x": [2], "xaxis": "x", "y": [145.9], "yaxis": "y"}], "layout": {"height": 800, "legend": {"itemsizing": "constant", "title": {"text": "region"}, "tracegroupgap": 0}, "title": {"font": {"color": "black", "family": "Arial", "size": 24}, "text": "Distribución de Ventas por día/mes/año y región", "x": 0.5, "xanchor": "center", "yanchor": "top"}, "width": 1200, "xaxis": {"anchor": "y", "domain": [0, 1], "title": {"font": {"color": "black", "family": "Arial", "size": 20}, "text": "Meses"}}, "yaxis": {"anchor": "x", "domain": [0, 1], "title": {"font": {"color": "black", "family": "Arial", "size": 20}, "text": "Ingresos por ventas"}}}}
